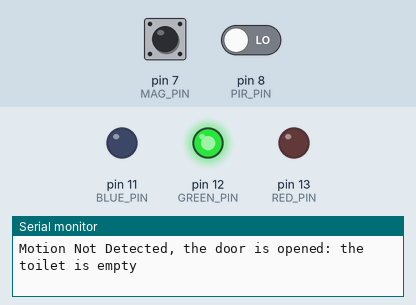
Recording of a sketch running on a simulated Arduino Uno, built with avr-gcc and run on an emulated ATmega328P. On the bench: output pins drawn as LEDs (lit = HIGH), the last lines printed to the serial monitor. The test bench sets the inputs (shaded band); at power-on: pin 7 (MAG_PIN) HIGH, pin 8 (PIR_PIN) LOW.

Above: at 4.8 s.
4.9 s: pin 7 (MAG_PIN) pulled LOW for 2.35 s
8.7 s: pin 8 (PIR_PIN) driven HIGH
13.5 s: pin 7 (MAG_PIN) pulled LOW for 2.35 s
At 15.3 s:
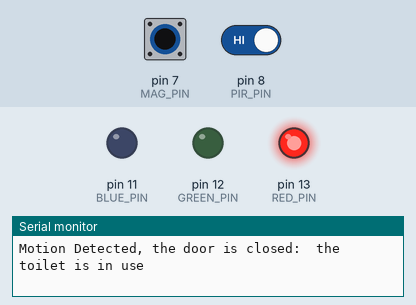
Timing chart, 0 to 17.5 s (numbered marks = the images above; inputs shaded):
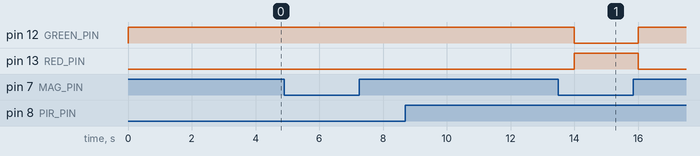

Measured:
- after the input at 13.5 s, pin 12 (GREEN_PIN): HIGH → LOW after 0.50 s, → HIGH 2.0 s later; pin 13 (RED_PIN): LOW → HIGH after 0.50 s, → LOW 2.0 s later

The sketch:

201901723_Assignment16.ino
```cpp
/*
 * Student Number: 201901723
 * Student Name: 최가은
 * Writing Date: 2022.11.22(화)
 * My feel about this assignment:
 *
*/

#define PIR_PIN 8

#define MAG_PIN 7
#define OPEN 1
#define CLOSE 0

#define RED_PIN 13
#define GREEN_PIN 12
#define BLUE_PIN 11

void colorChange(int red, int green){
  analogWrite(RED_PIN, red);
  analogWrite(GREEN_PIN, green);
  analogWrite(BLUE_PIN, 0);
}

void setup() {
  Serial.begin(9600);

  pinMode(MAG_PIN, INPUT_PULLUP);
  pinMode(RED_PIN, OUTPUT);
  pinMode(GREEN_PIN, OUTPUT);
}

void loop() {
  int pir_value = digitalRead(PIR_PIN);
  int mag_value = digitalRead(MAG_PIN);

  if(pir_value == HIGH){
    Serial.print("Motion Detected, ");
    if(mag_value == CLOSE){
      Serial.print("the door is closed:  ");
      Serial.println("the toilet is in use");
      colorChange(255, 0);
    } else {
      Serial.print("the door is opened : ");
      Serial.println("the toilet is empty");
      colorChange(0, 255);
    }
  } else {
    Serial.print("Motion Not Detected, ");

    if(mag_value == CLOSE) Serial.print("the door is closed:  ");
    else Serial.print("the door is opened: ");

    Serial.println("the toilet is empty");
    colorChange(0, 255);
  }
  delay(2000);
}
```
